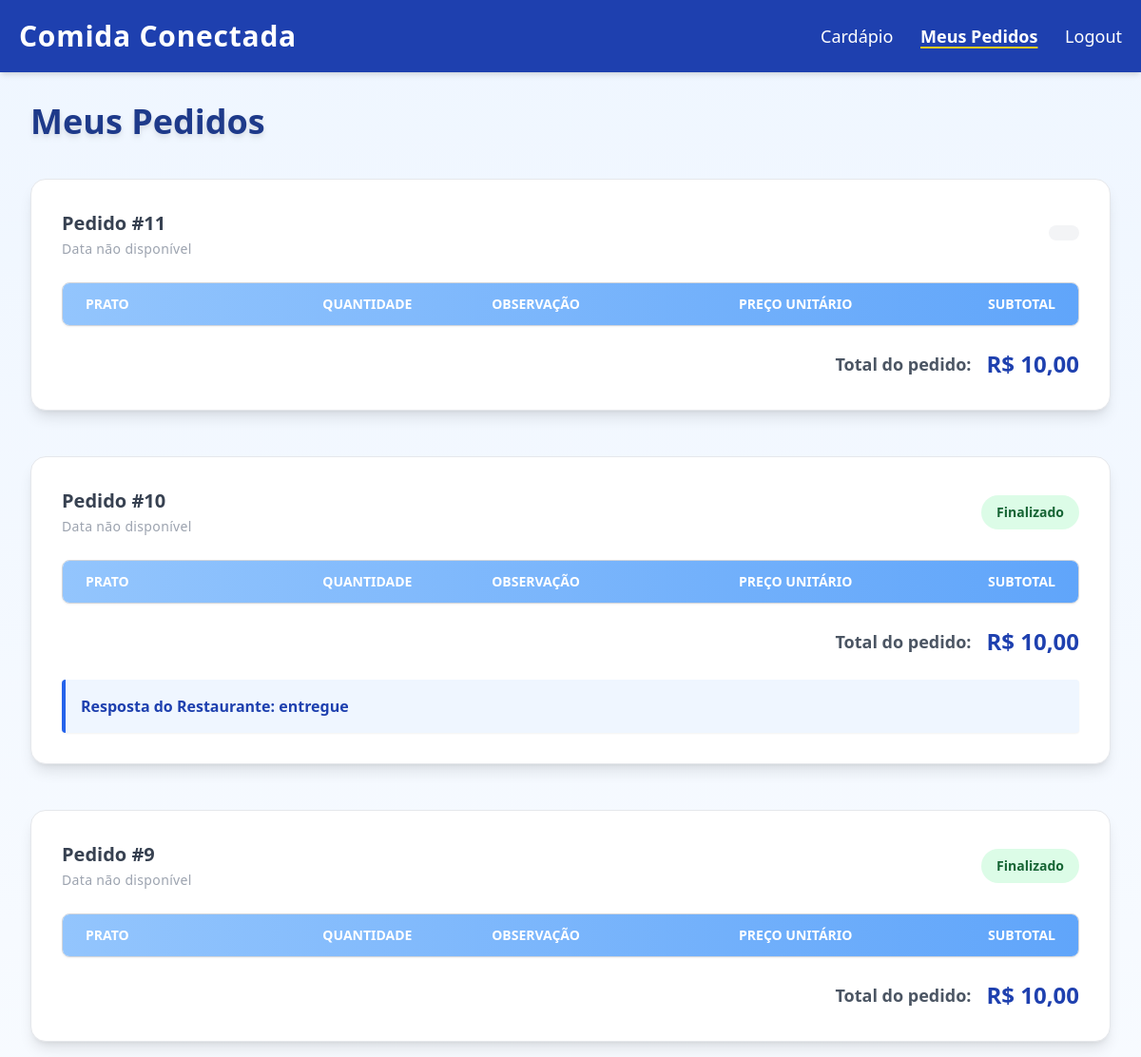
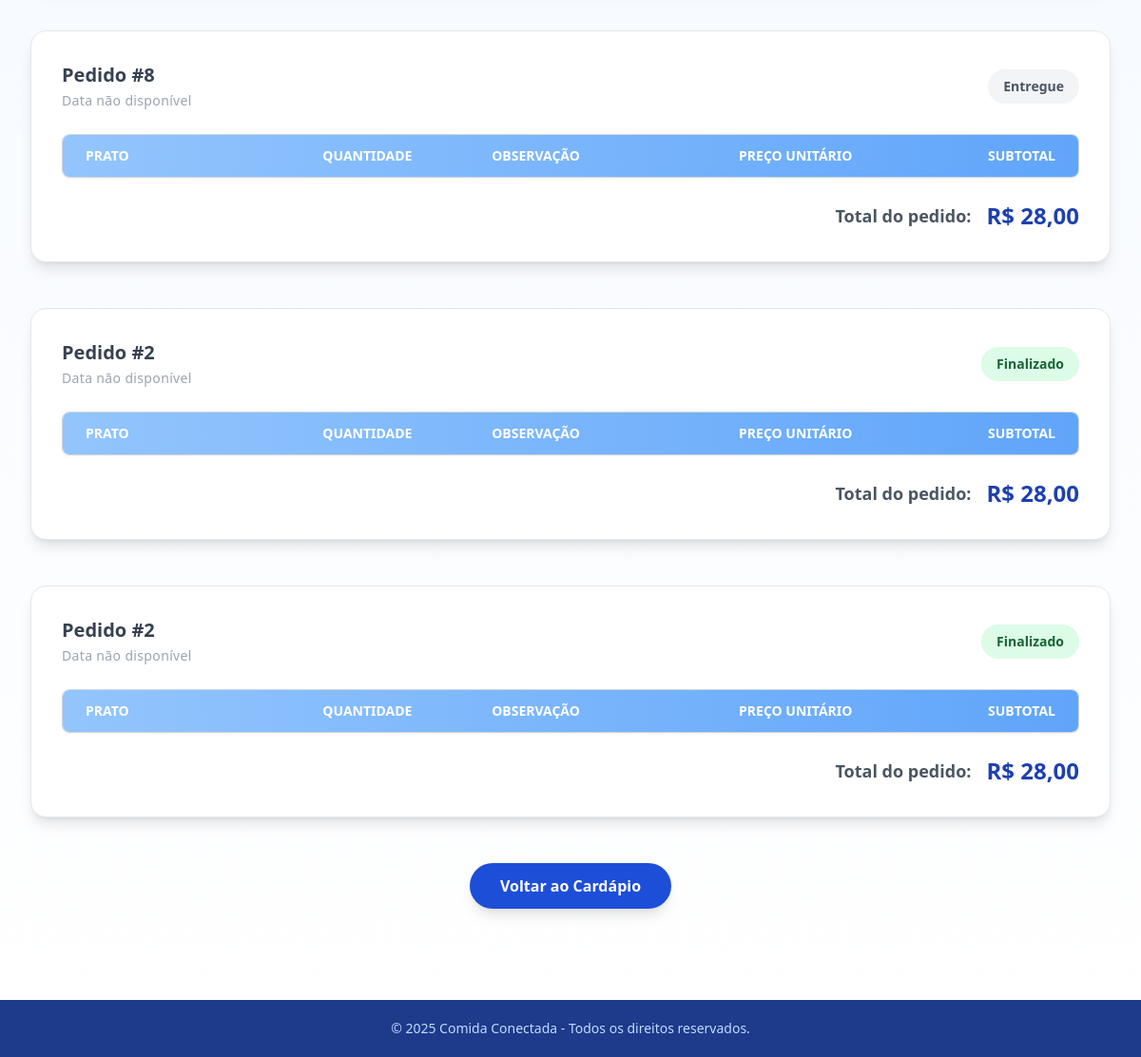
The page /?rota=meus_pedidos (signed in) on the database its author committed (2 pictures, top to bottom).
### tables this page shows
CREATE TABLE pedido (
    id INTEGER PRIMARY KEY AUTOINCREMENT,
    id_usuario INTEGER NOT NULL,
    data_pedido TEXT NOT NULL,
    status TEXT NOT NULL DEFAULT 'pendente',
    total REAL NOT NULL,
    resposta_admin TEXT DEFAULT NULL,
    FOREIGN KEY(id_usuario) REFERENCES usuarios(id)
);

### controller/PedidoController.php (called while the page is built, shortened)
<?php
require_once __DIR__ . '/../model/Pedido.php';
class PedidoController
{
    private static function obterIdUsuario($usuarioSessao)
    {
        if (is_int($usuarioSessao)) {
            return $usuarioSessao;
        }
        return null;
    }
    public static function meusPedidos()
    {
        $id_usuario = self::obterIdUsuario($_SESSION['usuario']);
        $pedidos = Pedido::buscarPorUsuario($id_usuario);
        require __DIR__ . '/../view/pedidos_cliente.view.php';
    }
}

### model/Pedido.php (called while the page is built, shortened)
<?php
class Pedido {
    public static function buscarPorUsuario(int $id_usuario): array {
        $db = DB::conectar();
        $stmt = $db->prepare("SELECT * FROM pedido WHERE id_usuario = ? ORDER BY data_pedido DESC");
        $stmt->execute([$id_usuario]);
        return $stmt->fetchAll(PDO::FETCH_ASSOC);
    }
}

### view/pedidos_cliente.view.php (the view, shortened to what this page needs)
<!DOCTYPE html>
<html lang="pt-br">
<head>
    <script src="https://cdn.tailwindcss.com"></script>
</head>
<body class="bg-gradient-to-b from-blue-50 to-white min-h-screen flex flex-col font-sans text-gray-800">
    <header class="bg-blue-800 text-white shadow-md">
        <div class="max-w-7xl mx-auto flex justify-between items-center p-5">
            <h1 class="text-3xl font-extrabold tracking-wide">Comida Conectada</h1>
            <nav class="space-x-6 text-lg">
                <a href="?rota=lista" class="hover:text-yellow-400 transition-colors duration-300">Cardápio</a>
                <a href="?rota=meus_pedidos" class="font-semibold underline decoration-yellow-400 decoration-2 underline-offset-4">Meus Pedidos</a>
                <a href="?rota=logout" class="hover:text-yellow-400 transition-colors duration-300">Logout</a>
            </nav>
        </div>
    </header>
    <main class="flex-grow max-w-7xl mx-auto p-8">
        <h2 class="text-4xl font-bold mb-10 text-blue-900 drop-shadow-md">Meus Pedidos</h2>
        <?php if (empty($pedidos)): ?>
            <p class="text-center text-lg text-gray-500 italic mt-20">Você ainda não realizou nenhum pedido.</p>
        <?php else: ?>
            <?php foreach ($pedidos as $pedido): ?>
                <section class="bg-white rounded-2xl shadow-lg mb-12 p-8 hover:shadow-2xl transition-shadow duration-300 border border-gray-200">
                    <header class="flex justify-between items-center mb-6">
                        <div>
                            <span class="text-xl font-semibold text-gray-700">Pedido #<?= htmlspecialchars($pedido['id']) ?></span><br />
                            <?php
                            $dataRaw = $pedido['data'] ?? null;
                            if ($dataRaw && strtotime($dataRaw) !== false) {
                                $dataFormatada = date('d/m/Y H:i', strtotime($dataRaw));
                            } else {
                                $dataFormatada = 'Data não disponível';
                            }
                            ?>
                            <time class="text-sm text-gray-400 tracking-wide" datetime="<?= htmlspecialchars($pedido['data'] ?? '') ?>"><?= $dataFormatada ?></time>
                        </div>
                        <div>
                            <span class="inline-block px-4 py-2 rounded-full font-semibold text-sm
                                <?php
                                switch (strtolower($pedido['status'] ?? '')) {
                                    case 'finalizado': echo 'bg-green-100 text-green-800'; break;
                                    default: echo 'bg-gray-100 text-gray-600';
                                }
                                ?>
                            ">
                                <?= ucfirst(htmlspecialchars($pedido['status'] ?? 'Desconhecido')) ?>
                            </span>
                        </div>
                    </header>
                    <div class="overflow-x-auto rounded-lg border border-gray-300 shadow-sm">
                        <table class="min-w-full text-left table-auto border-collapse">
                            <thead class="bg-gradient-to-r from-blue-300 to-blue-400 text-white uppercase text-sm font-semibold select-none">
                                <tr>
                                    <th class="px-6 py-3">Prato</th>
                                    <th class="px-6 py-3 text-center">Quantidade</th>
                                    <th class="px-6 py-3">Observação</th>
                                    <th class="px-6 py-3 text-right">Preço Unitário</th>
                                    <th class="px-6 py-3 text-right">Subtotal</th>
                                </tr>
                            </thead>
                        </table>
                    </div>
                    <div class="mt-6 flex justify-end items-center space-x-4">
                        <span class="text-gray-600 font-semibold text-lg">Total do pedido:</span>
                        <span class="text-2xl font-extrabold text-blue-800">R$ <?= number_format(floatval($pedido['total'] ?? 0), 2, ',', '.') ?></span>
                    </div>
                    <?php if (!empty($pedido['resposta_admin'])): ?>
                        <div class="mt-6 p-4 bg-blue-50 border-l-4 border-blue-600 rounded text-blue-800 font-semibold shadow-sm select-text">
                            <strong>Resposta do Restaurante:</strong> <?= htmlspecialchars($pedido['resposta_admin']) ?>
                        </div>
                    <?php endif; ?>
                </section>
            <?php endforeach; ?>
        <?php endif; ?>
        <div class="mt-12 text-center">
            <a href="?rota=lista" class="inline-block bg-blue-700 text-white font-semibold py-3 px-8 rounded-full shadow-lg hover:bg-yellow-400 hover:text-blue-900 transition-colors duration-300">
                Voltar ao Cardápio
            </a>
        </div>
    </main>
    <footer class="bg-blue-900 text-blue-200 text-center p-5 mt-16 font-light text-sm select-none">
        &copy; <?= date('Y') ?> Comida Conectada - Todos os direitos reservados.
    </footer>
</body>
</html>

### view/pedidos_cliente.view.php (style rules this page uses)
thead, tbody tr { display: table; width: 100%; table-layout: fixed; }

### rows shown on the page
pedido: id "11", dataFormatada "Data não disponível", total "10,00"
pedido: id "10", dataFormatada "Data não disponível", status "Finalizado", total "10,00", resposta_admin "entregue"
pedido: id "9", dataFormatada "Data não disponível", status "Finalizado", total "10,00"
pedido: id "8", dataFormatada "Data não disponível", status "Entregue", total "28,00"
pedido: id "2", dataFormatada "Data não disponível", status "Finalizado", total "28,00"
